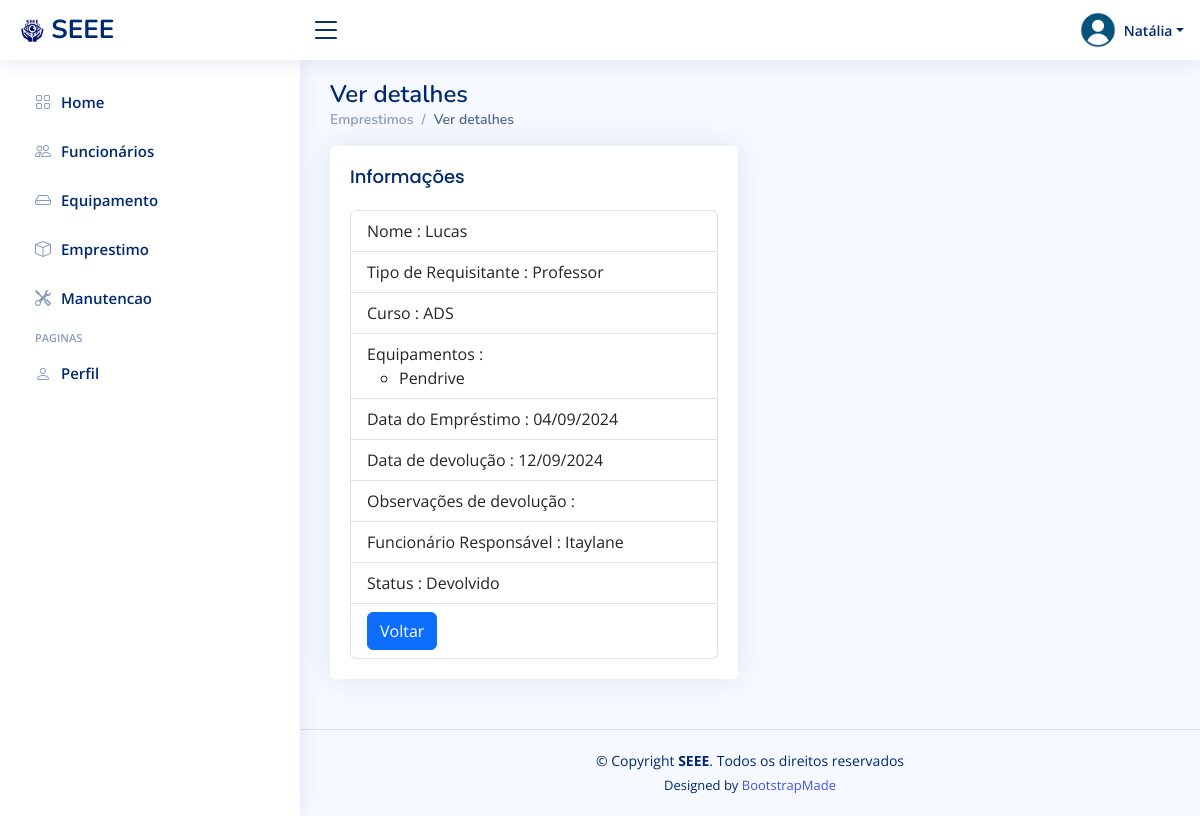
Page /emprestimo/detail/33/ (signed in) on the committed database.
### emprestimo/models.py (models this page shows, shortened)
class Emprestimo(models.Model):
    class TipoDoRequisitante(models.IntegerChoices):
        ALUNO = 1, 'Aluno'
        PROFESSOR = 2, 'Professor'
        FUNCIONARIO = 3, 'Funcionário'
        OUTRO = 4, 'Outro'
    class Status(models.IntegerChoices):
        CONCLUIDO = 1, 'Devolvido'
        ANDAMENTO = 2, 'Em Andamento'
        INCOMPLETO = 3, 'Atrasado'
    requisitante = models.CharField(max_length=50)
    tipoDoRequisitante = models.IntegerField(choices=TipoDoRequisitante.choices, default=TipoDoRequisitante.OUTRO)
    sala = models.CharField(max_length=50)
    curso = models.CharField(max_length=20, null=True, blank=True)
    dataEmprestimo = models.DateField(default=now, null=False, blank=False)
    dataDevolucao = models.DateField(null=True, blank=True)
    observacoesDeDevolucao = models.CharField(max_length=255, blank=True)
    status = models.IntegerField(choices=Status.choices, default=Status.ANDAMENTO)
    funcionario = models.ForeignKey('funcionario.Funcionario', on_delete=models.SET_NULL, null=True, blank=True)
    equipamentos = models.ManyToManyField('equipamento.Equipamento', through='itemEmprestimo.ItemEmprestimo')

### equipamento/models.py (models this page shows, shortened)
class Equipamento(models.Model):
    nome = models.CharField(max_length=100)
    codigo = models.CharField(max_length=50, unique=True)
    marca = models.CharField(max_length=50)
    status = models.PositiveIntegerField(choices=[(1, 'Disponível'), (2, 'Emprestado'), (3, 'Em Manutenção')], default=1)

### emprestimo/views.py (the view)
# urls.py: path('detail/<int:emprestimoId>/', views.detail, name='emprestimoDetail'),
@login_required
def detail(request, emprestimoId):
    emprestimo = Emprestimo.objects.get(pk=emprestimoId)
    return render(request, 'emprestimo/detail.html', {'emprestimo':emprestimo})

### funcionario/contextProcess.py (called while the page is built)
def user_group_context(request):
    user = request.user
    isAdmin = user.groups.filter(name='Admin').exists()
    isFuncionario = user.groups.filter(name='Funcionarios').exists()
    return {
        'isAdmin': isAdmin,
        'isDuncionario': isFuncionario,
    }

### templates/emprestimo/detail.html
{% extends 'funcionario/_base.html'%}
{% block content %}
<div class="pagetitle">
  <h1>Ver detalhes</h1>
  <nav>
    <ol class="breadcrumb">
      <li class="breadcrumb-item"><a href="/emprestimo/list/">Emprestimos</a></li>
      <li class="breadcrumb-item active">Ver detalhes</li>
    </ol>
  </nav>
</div>
<section class="section">
    <div class="row">
      <div class="col-lg-6">
        <div class="card">
          <div class="card-body">
            <h5 class="card-title">Informações</h5>
            <ul class="list-group">
              <li class="list-group-item">Nome : {{ emprestimo.requisitante }}</li>
              <li class="list-group-item">Tipo de Requisitante : {{ emprestimo.get_tipoDoRequisitante_display }}</li>
              {% if emprestimo.get_tipoDoRequisitante_display == 'Aluno' or emprestimo.get_tipoDoRequisitante_display == 'Professor' %}
              <li class="list-group-item">Curso : {{ emprestimo.curso }}</li>
              {% endif %}
              <li class="list-group-item">Equipamentos :
                {% if emprestimo.equipamentos.exists %}
                    <ul>
                      {% for equipamento in emprestimo.equipamentos.all %}
                        <li>{{ equipamento.nome }}</li>
                      {% endfor %}
                    </ul>
                {% else %}
                    Nenhum equipamento
                {% endif %}
              </li>
              <li class="list-group-item">Data do Empréstimo : {{ emprestimo.dataEmprestimo|date:"d/m/Y" }}</li>
              <li class="list-group-item">Data de devolução : {{ emprestimo.dataDevolucao|date:"d/m/Y" }}</li>
              <li class="list-group-item">Observações de devolução : {{ emprestimo.observacoesDeDevolucao }}</li>
              <li class="list-group-item">Funcionário Responsável :
                {% if not emprestimo.funcionario %}
                  Root
                {% else %}
                {{ emprestimo.funcionario }}
                {% endif %}
              </li>
              <li class="list-group-item">Status : {{ emprestimo.get_status_display }}</li>
              <li class="list-group-item"><a class="btn btn-primary" href="/emprestimo/list/">Voltar</a></li>
            </ul>
          </div>
        </div>
    </div>
  </section>
{% endblock %}

### templates/funcionario/_base.html (shortened to what this page needs)
{% load static %}
<!DOCTYPE html>
<html lang="pt-br">
<head>
  <link href="{% static 'assets/vendor/bootstrap/css/bootstrap.min.css' %}" rel="stylesheet">
  <link href="{% static 'assets/vendor/bootstrap-icons/bootstrap-icons.css' %}" rel="stylesheet">
  <link href="{% static 'assets/vendor/boxicons/css/boxicons.min.css' %}" rel="stylesheet">
  <link href="{% static 'assets/vendor/quill/quill.snow.css' %}" rel="stylesheet">
  <link href="{% static 'assets/vendor/quill/quill.bubble.css' %}" rel="stylesheet">
  <link href="{% static 'assets/vendor/remixicon/remixicon.css' %}" rel="stylesheet">
  <link href="{% static 'assets/vendor/simple-datatables/style.css' %}" rel="stylesheet">
  <link href="{% static 'assets/css/style.css' %}" rel="stylesheet">
</head>
<body>
  <header id="header" class="header fixed-top d-flex align-items-center">
    <div class="d-flex align-items-center justify-content-between">
      <a href="/funcionario/" class="logo d-flex align-items-center">
        <img src="{% static 'assets/img/SEEE.png' %}" alt="">
        <span class="d-none d-lg-block">SEEE</span>
      </a>
      <i class="bi bi-list toggle-sidebar-btn"></i>
    </div>
    <nav class="header-nav ms-auto">
      <ul class="d-flex align-items-center">
        <li class="nav-item dropdown pe-3">
          <a class="nav-link nav-profile d-flex align-items-center pe-0" href="#" data-bs-toggle="dropdown">
            <img src="{% static 'assets/img/profile.png' %}" alt="Profile" class="rounded-circle">
            <span class="d-none d-md-block dropdown-toggle ps-2">{{ user.username }}</span>
          </a>
        </li>
      </ul>
    </nav>
  </header>
  {% include 'funcionario/sidebar.html'%}
  <main id="main" class="main">
    {% block content %}
    {% endblock %}
  </main>
  <footer id="footer" class="footer">
    <div class="copyright">
      &copy; Copyright <strong><span>SEEE</span></strong>. Todos os direitos reservados
    </div>
    <div class="credits">
      Designed by <a href="https://bootstrapmade.com/">BootstrapMade</a>
    </div>
  </footer>
</body>
</html>

### static/assets/css/style.css (style rules this page uses)
:root { scroll-behavior: smooth; }
body { font-family: "Open Sans", sans-serif; background: #f6f9ff; color: #444444; }
a { color: #4154f1; text-decoration: none; }
h1, h2, h3, h4, h5, h6 { font-family: "Nunito", sans-serif; }
#main { margin-top: 60px; padding: 20px 30px; transition: all 0.3s; }
.pagetitle { margin-bottom: 10px; }
.pagetitle h1 { font-size: 24px; margin-bottom: 0; font-weight: 600; color: #012970; }
.card { margin-bottom: 30px; border: none; border-radius: 5px; box-shadow: 0px 0 30px rgba(1, 41, 112, 0.1); }
.card-title { padding: 20px 0 15px 0; font-size: 18px; font-weight: 500; color: #012970; font-family: "Poppins", sans-serif; }
.card-body { padding: 0 20px 20px 20px; }
.breadcrumb { font-size: 14px; font-family: "Nunito", sans-serif; color: #899bbd; font-weight: 600; }
.breadcrumb a { color: #899bbd; transition: 0.3s; }
.breadcrumb .breadcrumb-item::before { color: #899bbd; }
.breadcrumb .active { color: #51678f; font-weight: 600; }
.logo { line-height: 1; }
@media (min-width: 1200px) { .logo { width: 280px; } }
.logo img { max-height: 26px; margin-right: 6px; }
.logo span { font-size: 26px; font-weight: 700; color: #012970; font-family: "Nunito", sans-serif; }
.header { transition: all 0.5s; z-index: 997; height: 60px; box-shadow: 0px 2px 20px rgba(1, 41, 112, 0.1); background-color: #fff; padding-left: 20px; }
.header .toggle-sidebar-btn { font-size: 32px; padding-left: 10px; cursor: pointer; color: #012970; }
.header-nav ul { list-style: none; }
.header-nav>ul { margin: 0; padding: 0; }
.header-nav .nav-profile { color: #012970; }
.header-nav .nav-profile img { max-height: 36px; }
.header-nav .nav-profile span { font-size: 14px; font-weight: 600; }
@media (min-width: 1200px) { #main, #footer { margin-left: 300px; } }
.footer { padding: 20px 0; font-size: 14px; transition: all 0.3s; border-top: 1px solid #cddfff; }
.footer .copyright { text-align: center; color: #012970; }
.footer .credits { padding-top: 5px; text-align: center; font-size: 13px; color: #012970; }

### rows in the picture
Emprestimo: requisitante "Lucas", tipoDoRequisitante "Professor", curso "ADS", dataEmprestimo "04/09/2024", dataDevolucao "12/09/2024", funcionario "Itaylane", status "Devolvido"
Equipamento: nome "Pendrive"

### other values in the picture
{{ user.username }} "Natália"
